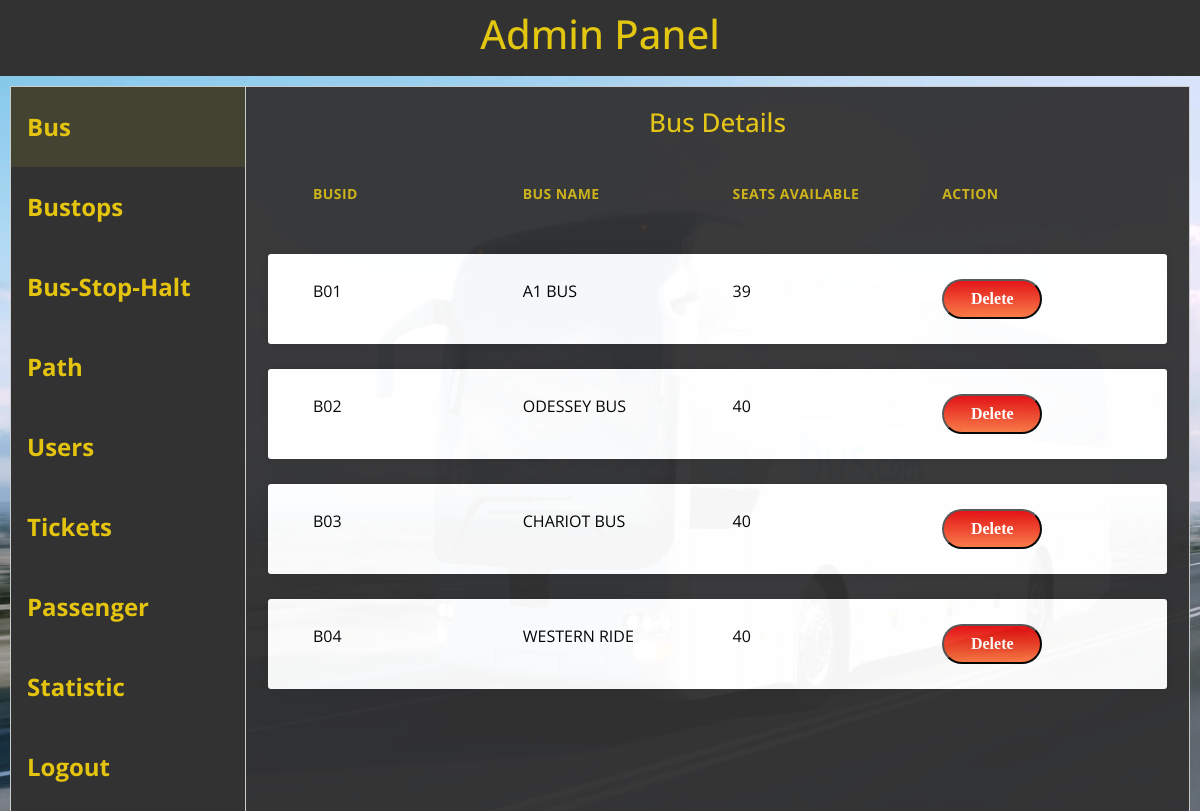
/Admin/admin.php, run on the app's committed database.
### tables this page shows
CREATE TABLE `buses` (
  `busid` varchar(120) NOT NULL,
  `busname` varchar(120) NOT NULL,
  `num_seats_av` int(11) DEFAULT 30
);

### Admin/admin.php (the view, shortened to what this page needs)
<?php
include_once '../db/dbh.inc.php';
?>
<!DOCTYPE html>
<html>
<head>
	<link rel="stylesheet" href="https://maxcdn.bootstrapcdn.com/bootstrap/4.5.0/css/bootstrap.min.css">
	<link rel="stylesheet" href="css/tooplate-style.css">
</head>
<body>
	<header style="background:#323233;color: rgb(226,198,15); padding: 10px;">
		<center><h1 >Admin Panel</h1></center>
	</header>
	<section style="margin:10px;">
<div class="tab" >
  <button class="tablinks" onclick="openCity(event, 'bus')" id="defaultOpen" style="  color:rgb(228,196,15);font-size: 24px;"><b>Bus</b></button>
  <button class="tablinks" onclick="openCity(event, 'bstop')" style="  color:rgb(228,196,15);font-size: 24px;"><b>Bustops</b></button>
  <button class="tablinks" onclick="openCity(event, 'bsche')" style="  color:rgb(228,196,15);font-size: 24px;"><b>Bus-Stop-Halt</b></button>
  <button class="tablinks" onclick="openCity(event, 'bpath')" style="  color:rgb(228,196,15);font-size: 24px;"><b>Path</b></button>
  <button class="tablinks" onclick="openCity(event, 'users')" style="  color:rgb(228,196,15);font-size: 24px;"><b>Users</b></button>
  <button class="tablinks" onclick="openCity(event, 'ticks')" style="  color:rgb(228,196,15);font-size: 24px;"><b>Tickets</b></button>
 <button class="tablinks" onclick="openCity(event, 'passenger')" style="  color:rgb(228,196,15);font-size: 24px;"><b>Passenger</b></button>
 <button class="tablinks" onclick="openCity(event, 'stats')" style="  color:rgb(228,196,15);font-size: 24px;"><b>Statistic</b></button>
 <form action="../db/logout.inc.php" method="POST">
 	<button class="tablink" name="submit" type="submit" style="  color:rgb(228,196,15);font-size: 24px;"><b>Logout</b></button>
 </form>
</div>
	<div class="tabcontent" id="bus">
		<div class="container" >
		  <h2 style="color: rgb(228,196,15);">Bus Details  </h2>
		  <ul class="responsive-table">
			    <li class="heading">
			      <div class="col md-1 "><b>Busid</b></div>
			      <div class="col md-1 " ><b>Bus Name</b></div>
			      <div class="col md-1 "><b>Seats Available</b></div>
			      <div class="col md-1 "><b>Action</b></div>
			    </li>
			   	<?php
			   		$sql="CALL getbus();";
			   		$result=mysqli_query($conn,$sql);
			   		$i=1;
					while($row=mysqli_fetch_assoc($result))
						{
							echo'<li class="table-row">
							<div class="col md-1 ">'.$row['busid'].'</div>
			      <div class="col md-1 " >'.$row['busname'].'</div>
			      <div class="col md-2 ">'.$row['num_seats_av'].'</div>
			      <div class="col md-1 "><form action="../db/del.inc.php?action=bus" method="post"> <button type="submit" class="btnn" style="  min-width: 100px;
				  height: 40px;
				  background:-webkit-linear-gradient(rgb(228, 12, 15), rgb(250, 120, 67));" name="bus'.$i.'">Delete</button></form></div>
				</li>';
				$i=$i+1;
				}
			   	?>
			</ul>
		</div>
	</div>
	</section>
</body>
</html>

### Homepage/css/tooplate-style.css (style rules this page uses)
* { margin: 0; padding: 0; font-family: 'Open Sans', arial, sans-serif; }
body { overflow-x: hidden; background-color: #fff; }
ul { list-style: none; margin: 0px; }

### Admin/admin.php (style rules this page uses)
body { background-image: url('img/temp.jpg'); background-repeat: no-repeat; background-attachment: fixed; background-size: 100% 100%; }
.container { max-width: 1000px; margin-left: auto; margin-right: auto; padding-left: 10px; padding-right: 10px; }
.responsive-table li { border-radius: 3px; padding: 25px 30px; display: flex; justify-content: space-between; margin-bottom: 25px; }
.responsive-table .heading { background-color: #323233; opacity: 0.87; color: rgb(228,196,15); font-size: 14px; text-transform: uppercase; letter-spacing: 0.03em; }
.responsive-table .table-row { background-color: #ffffff; box-shadow: 0px 0px 9px 0px rgba(0,0,0,0.1); color:#000; }
.tab { float: left; border: 1px solid #ccc; background-color: #323233; width: 20%; height: 100%; min-height:780px; }
.tab button { display: block; background-color: inherit; color: black; padding: 22px 16px; width: 100%; border: none; outline: none; text-align: left; cursor: pointer; transition: 0.3s; font-size: 17px; }
.tab button.active { background-color: #434332; }
.tabcontent { float: left; padding: 0px 12px; background: #323233; opacity: 0.96; border: 1px solid #ccc; width: 80%; border-left: none; height: 100%; min-height: 780px; max-height:780px; overflow-y: auto; }
.btnn { padding: 0 10px; min-width: 150px; height: 40px; background:-webkit-linear-gradient(rgb(228, 192, 15), rgb(250, 120, 67)); border-radius: 25px; font-family: Poppins-Regular; font-size: 16px; font-weight: 800; color: #fff; }

### data on the page
buses: busid "B01", busname "A1 BUS", num_seats_av "39"
buses: busid "B02", busname "ODESSEY BUS", num_seats_av "40"
buses: busid "B03", busname "CHARIOT BUS", num_seats_av "40"
buses: busid "B04", busname "WESTERN RIDE", num_seats_av "40"
